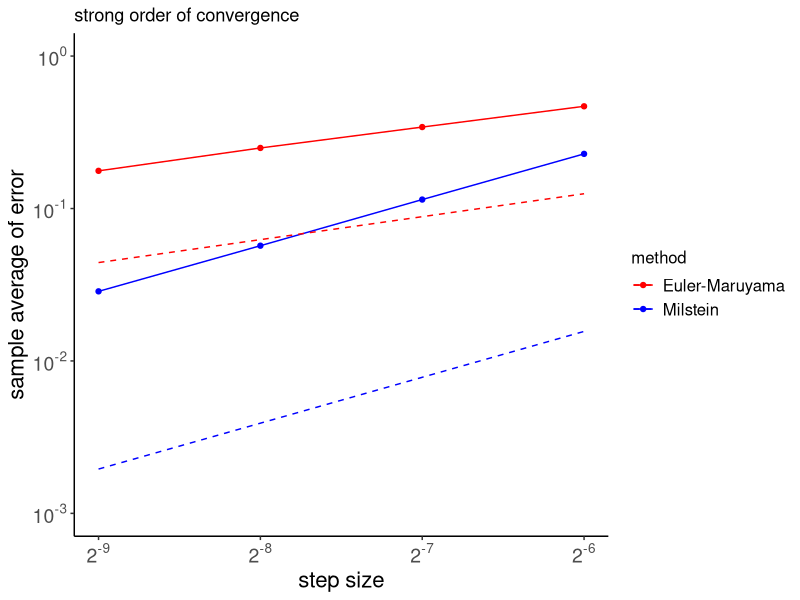

Recreate this plot in R.
## ---- chunk 1
#| code-fold: true
#| message: false
#| warning: false

library(tidyverse)

set.seed(1792)
lambda  <- 2 
mu      <- 1
Xzero   <- 1
T       <- 1
N       <- 2^9
dt      <- 1/N
M       <- 1000
Xerr_EM <- matrix(0, nrow = M, ncol = 5)
Xerr_M  <- matrix(0, nrow = M, ncol = 5)

for (i in seq(1, M, by = 1)) {
  dW    <- rnorm(N, mean = 0, sd = sqrt(dt))
  W     <- cumsum(dW)
  Xtrue <- Xzero*exp((lambda - 0.5*mu^2)*T + mu*W[N])
  for (j in 1:5) {
    R  <- 2^(j-1)    
    Dt <- R*dt 
    L  <- N/R
    Xtemp_EM <- Xzero
    Xtemp_M  <- Xzero
    for (k in seq(1, L, by = 1)) {
      Winc     <- sum(dW[(R*(k-1)+1):(R*k)])
      Xtemp_EM <- Xtemp_EM*(1 + Dt*lambda + mu*Winc)
      Xtemp_M  <- Xtemp_M*(1 + Dt*lambda + 0.5*mu^2*(Winc^2 - Dt) + mu*Winc)
    }
    Xerr_EM[i, j] <- abs(Xtemp_EM - Xtrue)
    Xerr_M[i, j]  <- abs(Xtemp_M - Xtrue)
  }
}
Dtvals <- c(1, 2, 4, 8)*dt
Xm_EM  <- array(0, dim = 4)
Xm_M   <- array(0, dim = 4)
for (i in 1:4) {
  Xm_EM[i] <- mean(Xerr_EM[, i])
  Xm_M[i]  <- mean(Xerr_M[, i])
}
t   <- rep(Dtvals, by = 2)
g   <- rep(c("Euler-Maruyama", "Milstein"), each = 4)
e   <- c(Xm_EM, Xm_M)
e_t <- c(sqrt(t), t)
df <- data.frame(t = t, method = g, error = e, error_true = e_t)
## ---- chunk 2
#| echo: false
#| message: false
#| warning: false
#| fig-cap: "Strong error plot for the Euler-Maruyama and Milstein's methods; dashed lines give the appropriate reference slope for each method, $\\gamma=0.5$ (Euler-Maruyama) and $\\gamma=1$ (Milstein)."
#| label: fig-fig1

library(scales)

my_theme = theme(
    axis.title.x = element_text(size = 16),
    axis.text.x = element_text(size = 14),
    axis.title.y = element_text(size = 16),
    axis.text.y = element_text(size = 14),
    legend.title = element_text(size = 12),
    legend.text = element_text(size = 12),
    # hide panel borders and remove grid lines
    panel.border = element_blank(),
    panel.grid.major = element_blank(),
    panel.grid.minor = element_blank(),
    # remove grey background
    panel.background = element_blank(),
    # change axis line
    axis.line = element_line(colour = "black"))

ggplot(df, aes(x = t, y = error, color = method)) + 
  geom_line() + 
  geom_point() + 
  scale_color_manual(values = c("red", "blue")) +
  geom_line(aes(x = t, y = error_true, color = method), linetype = 2, data = df) + 
  scale_x_log10(breaks = trans_breaks("log2", function(x) 2^x, n = 4),
                labels = trans_format('log2', math_format(2^.x))) +
  scale_y_log10(breaks = trans_breaks("log10", function(x) 10^x, n = 3),
                labels = trans_format('log10', math_format(10^.x)),
                limits = c(1e-3,1e0)) +
  labs(x = "step size",
       y = "sample average of error",
       title = "strong order of convergence") +
  my_theme
